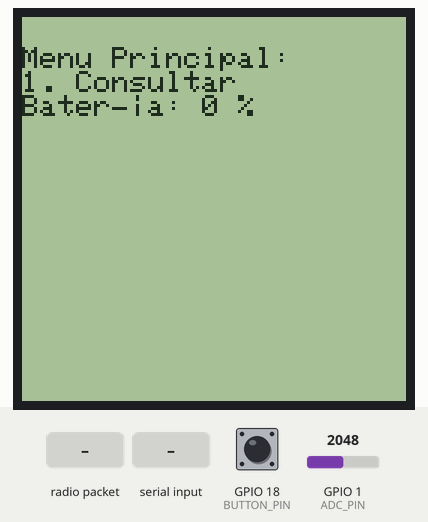
Simulated run of this sketch. Board: ESP32. Shown: 128×128 one-colour display. The test bench sets the inputs (shaded band); at power-on: GPIO 18 (BUTTON_PIN) HIGH, GPIO 1 (ADC_PIN) = 2048. What the sketch prints to the serial monitor is not drawn.

Above: at 1.11 s.
1.4 s: GPIO 18 (BUTTON_PIN) pulled LOW for 0.15 s
At 2.08 s:
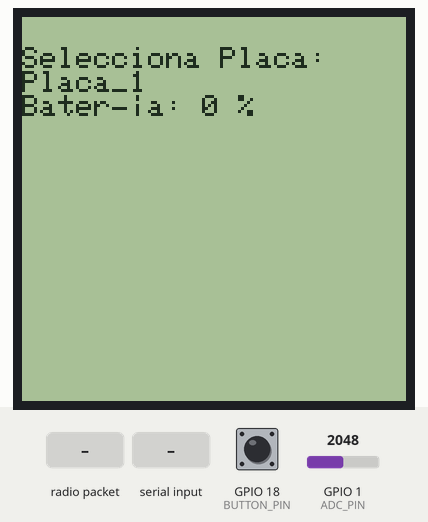
2.1 s: radio packet "consultar" arrives
3.7 s: radio packet "5" arrives
5.3 s: GPIO 1 (ADC_PIN) set to 2866
At 6.6 s:
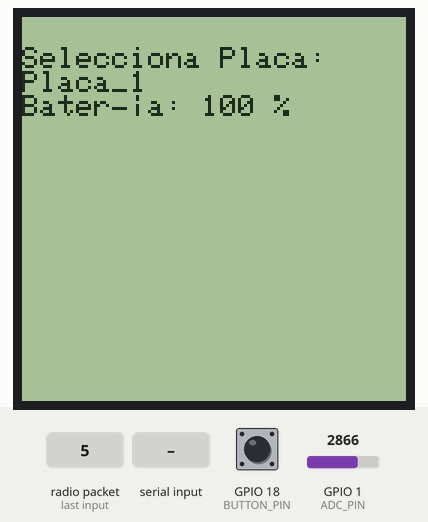
7.9 s: "consultar\n" received over Serial
9.4 s: GPIO 18 (BUTTON_PIN) pulled LOW for 0.15 s
Timing chart, 0 to 11.1 s (numbered marks = the images above; inputs shaded):
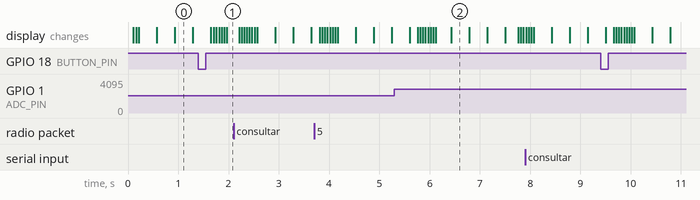

The sketch:

switch_mensaje_ser.ino
```cpp
#include <Wire.h>
#include <Adafruit_GFX.h>
#include <Adafruit_SharpMem.h>
#include <esp_now.h>
#include <WiFi.h>

#define SHARP_SCK  12
#define SHARP_MOSI 11
#define SHARP_SS   10

#define BUTTON_PIN 18
#define ADC_PIN 1

#define DEBOUNCE_DELAY_MS 50
#define SHORT_PRESS_TIME_MS 500
#define LONG_PRESS_TIME_MS 1500

Adafruit_SharpMem display(SHARP_SCK, SHARP_MOSI, SHARP_SS, 128, 128);
#define BLACK 0
#define WHITE 1

const char *main_menu_items[] = {"1. Consultar", "2. Añadir"};
const char *sub_menu_items[] = {"Placa_1", "Placa_2", "Placa_3", "Placa_4"};
const int main_menu_size = sizeof(main_menu_items) / sizeof(main_menu_items[0]);
const int sub_menu_size = sizeof(sub_menu_items) / sizeof(sub_menu_items[0]);
int current_menu_index = 0;
bool in_main_menu = true;
bool in_sub_menu = false;

const uint8_t mac_addresses[sub_menu_size][6] = {
    {0x68, 0xB6, 0xB3, 0x54, 0xB4, 0xC4}, // MAC de Placa_1
    {0x68, 0xB6, 0xB3, 0x52, 0xF4, 0x90}, // MAC de Placa_2
    {0x68, 0xB6, 0xB3, 0x54, 0xA9, 0x0C}, // MAC de Placa_3
    {0x48, 0xBF, 0x6B, 0xA9, 0x87, 0x65}  // MAC de Placa_4
};

volatile bool button_state = false;
volatile bool last_button_state = false;
unsigned long button_down_time = 0;
unsigned long button_up_time = 0;
bool is_short_press = false;
bool is_long_press = false;

char received_message[32] = "";

int adcValue = 0;
float voltage = 0;
float porcentaje = 0;
unsigned long lastUpdateTime = 0;

enum SystemState {
  STATE_MAIN_MENU,
  STATE_SUB_MENU
};
SystemState system_state = STATE_MAIN_MENU;

int selected_placa = -1;

void handleButton();
void nextMenuItem();
void displayMainMenu();
void displaySubMenu();
void displayReceivedMessage();
void send_command_to_mac(const char *command, int menu_index);
void OnDataSent(const uint8_t *mac_addr, esp_now_send_status_t status);
void OnDataRecv(const esp_now_recv_info_t *esp_now_info, const uint8_t *incomingData, int len);
void updateBatteryPercentage();
void handleSerialInput();
void showInitialMenu();
void selectPlaca(int placa_index);

void setup() {
  Serial.begin(115200);
  Serial.println(F("Iniciando setup..."));

  if (!display.begin()) {
    Serial.println(F("No se pudo inicializar la pantalla Sharp."));
    while (1);
  }
  Serial.println(F("Pantalla Sharp inicializada."));

  display.clearDisplay();
  display.setTextSize(1);
  display.setTextColor(BLACK);
  display.setCursor(0, 0);
  display.println(F("Pantalla OK!"));
  display.println(F("Iniciando..."));
  display.refresh();
  Serial.println(F("Mensaje inicial mostrado en la pantalla."));

  WiFi.mode(WIFI_STA);
  Serial.println(F("WiFi inicializado en modo STA."));

  if (esp_now_init() != ESP_OK) {
    Serial.println(F("Error inicializando ESP-NOW"));
    return;
  }
  Serial.println(F("ESP-NOW inicializado."));

  esp_now_register_send_cb(OnDataSent);
  esp_now_register_recv_cb(OnDataRecv);

  pinMode(BUTTON_PIN, INPUT_PULLUP);
  Serial.println(F("Setup completado."));

  showInitialMenu();
}

void loop() {
  handleButton();

  if (millis() - lastUpdateTime >= 2000) {
    updateBatteryPercentage();
    lastUpdateTime = millis();
  }

  handleSerialInput();

  switch (system_state) {
    case STATE_MAIN_MENU:
      displayMainMenu();
      break;
    case STATE_SUB_MENU:
      displaySubMenu();
      break;
  }
}

void updateBatteryPercentage() {
  adcValue = analogRead(ADC_PIN);
  voltage = (adcValue * 3.3 / 4095.0) * 2;

  porcentaje = (int)((voltage - 3.4) / (4.1 - 3.4) * 100);

  if (porcentaje > 100) porcentaje = 100;
  if (porcentaje < 0) porcentaje = 0;
}

void handleButton() {
  bool current_button_state = !digitalRead(BUTTON_PIN);
  unsigned long now = millis();

  if (current_button_state != last_button_state) {
    if (current_button_state) {
      button_down_time = now;
    } else {
      button_up_time = now;
      unsigned long press_duration = button_up_time - button_down_time;

      if (press_duration > DEBOUNCE_DELAY_MS) {
        if (press_duration < SHORT_PRESS_TIME_MS) {
          is_short_press = true;
        } else if (press_duration < LONG_PRESS_TIME_MS) {
          is_long_press = true;
        }
      }
    }
    last_button_state = current_button_state;
  }

  if (is_short_press) {
    is_short_press = false;
    if (system_state == STATE_SUB_MENU) {
      nextMenuItem();
    } else {
      system_state = STATE_SUB_MENU;
      selected_placa = 0;
      Serial.println(F("Modo selección de placa activado."));
      Serial.println(F("Placas disponibles:"));
      for (int i = 0; i < sub_menu_size; i++) {
        Serial.print(i + 1);
        Serial.print(": ");
        Serial.println(sub_menu_items[i]);
      }
      Serial.print(F("Placa seleccionada: "));
      Serial.println(sub_menu_items[selected_placa]);
    }
  }

  if (is_long_press) {
    is_long_press = false;
    if (selected_placa != -1) {
      Serial.println(F("Botón presionado largo: Enviando comando DATO"));
      send_command_to_mac("DATO", selected_placa);
    }
  }
}

void nextMenuItem() {
  current_menu_index = (current_menu_index + 1) % sub_menu_size;
  selected_placa = current_menu_index;
  Serial.print(F("Placa seleccionada: "));
  Serial.println(sub_menu_items[current_menu_index]);
}

void displayMainMenu() {
  display.clearDisplay();
  display.setCursor(0, 10);
  display.println(F("Menu Principal:"));
  display.println(main_menu_items[current_menu_index]);
  display.print(F("Batería: "));
  display.print(porcentaje, 0);
  display.println(F(" %"));
  display.refresh();
}

void displaySubMenu() {
  display.clearDisplay();
  display.setCursor(0, 10);
  display.println(F("Selecciona Placa:"));
  display.println(sub_menu_items[current_menu_index]);
  display.print(F("Batería: "));
  display.print(porcentaje, 0);
  display.println(F(" %"));
  display.refresh();
}

void displayReceivedMessage() {
  display.clearDisplay();
  display.setCursor(0, 10);
  display.println(F("Datos recibidos:"));
  if (strlen(received_message) > 0) {
    display.println(received_message);
  } else {
    display.println(F("No hay datos"));
  }
  display.print(F("Batería: "));
  display.print(porcentaje, 0);
  display.println(F(" %"));
  display.refresh();
}

void send_command_to_mac(const char *command, int menu_index) {
  const uint8_t *mac = mac_addresses[menu_index];
  esp_now_peer_info_t peerInfo;
  memset(&peerInfo, 0, sizeof(peerInfo));
  memcpy(peerInfo.peer_addr, mac, 6);
  peerInfo.channel = 0;
  peerInfo.encrypt = false;

  esp_err_t result = esp_now_add_peer(&peerInfo);
  if (result == ESP_OK) {
    Serial.println(F("Peer agregado correctamente."));
    result = esp_now_send(mac, (uint8_t *)command, strlen(command));
    if (result == ESP_OK) {
      Serial.println(F("Comando enviado correctamente."));
    } else {
      Serial.println(F("Error al enviar el comando."));
    }
    esp_now_del_peer(mac);
  } else {
    Serial.println(F("Error al agregar el peer."));
  }
}

void OnDataSent(const uint8_t *mac_addr, esp_now_send_status_t status) {
  Serial.print(F("Mensaje enviado a: "));
  for (int i = 0; i < 6; i++) {
    Serial.print(mac_addr[i], HEX);
    if (i < 5) Serial.print(":");
  }
  Serial.println(status == ESP_NOW_SEND_SUCCESS ? " Éxito" : " Fallo");
}

void OnDataRecv(const esp_now_recv_info_t *esp_now_info, const uint8_t *incomingData, int len) {
  Serial.print(F("Datos recibidos de: "));
  for (int i = 0; i < 6; i++) {
    Serial.print(esp_now_info->src_addr[i], HEX);
    if (i < 5) Serial.print(":");
  }
  Serial.println();
  Serial.print(F("Longitud de los datos: "));
  Serial.println(len);
  Serial.print(F("Datos: "));
  for (int i = 0; i < len; i++) {
    Serial.print((char)incomingData[i]);
  }
  Serial.println();

  memset(received_message, 0, sizeof(received_message));
  memcpy(received_message, incomingData, len);

  displayReceivedMessage();
}

void handleSerialInput() {
  if (Serial.available() > 0) {
    String input = Serial.readStringUntil('\n');
    input.trim();

    if (system_state == STATE_MAIN_MENU) {
      if (input.equalsIgnoreCase("consultar")) {
        system_state = STATE_SUB_MENU;
        Serial.println(F("Placas disponibles:"));
        for (int i = 0; i < sub_menu_size; i++) {
          Serial.print(i + 1);
          Serial.print(": ");
          Serial.println(sub_menu_items[i]);
        }
      } else if (input.equalsIgnoreCase("añadir")) {
        Serial.println(F("Modo 'añadir' activado."));
      } else {
        Serial.println(F("Opción no válida. Por favor, elige 'consultar' o 'añadir'."));
      }
    } else if (system_state == STATE_SUB_MENU) {
      int placa_index = input.toInt() - 1;
      if (placa_index >= 0 && placa_index < sub_menu_size) {
        selectPlaca(placa_index);
        Serial.println(F("Enviando mensaje 'DATO' a la placa seleccionada..."));
        send_command_to_mac("DATO", selected_placa);
        Serial.println(F("Placas disponibles:"));
        for (int i = 0; i < sub_menu_size; i++) {
          Serial.print(i + 1);
          Serial.print(": ");
          Serial.println(sub_menu_items[i]);
        }
      } else {
        Serial.println(F("Número de placa no válido."));
      }
    }
  }
}

void showInitialMenu() {
  Serial.println(F("Selecciona una opción:"));
  Serial.println(F("1. Consultar"));
  Serial.println(F("2. Añadir"));
}

void selectPlaca(int placa_index) {
  selected_placa = placa_index;
  Serial.print(F("Placa seleccionada: "));
  Serial.println(sub_menu_items[placa_index]);
}
```

Measured:
- after the input at 5.3 s, the display: first differs from a run without the input after 1.1 s (image 2)
